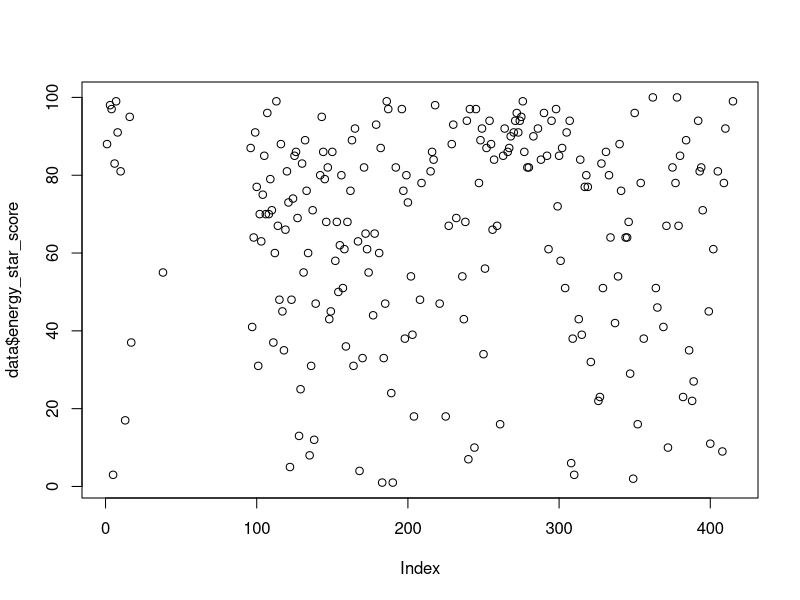
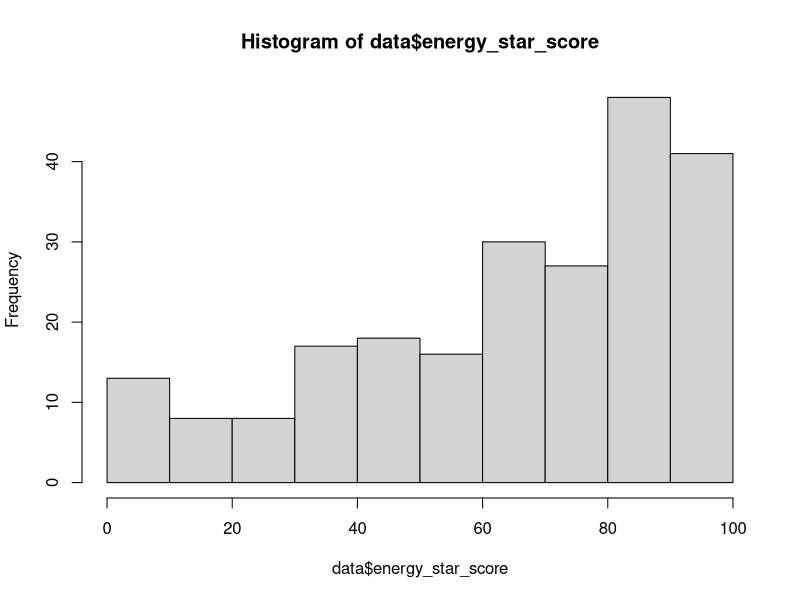
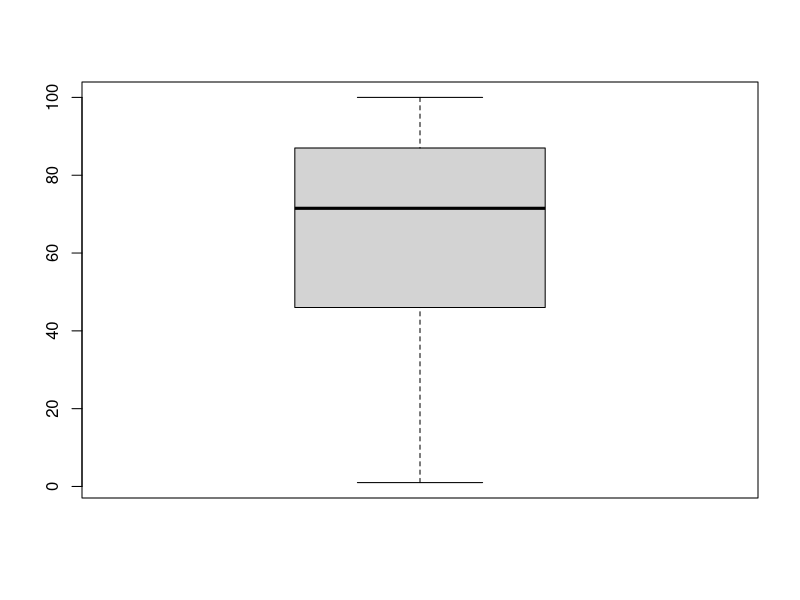
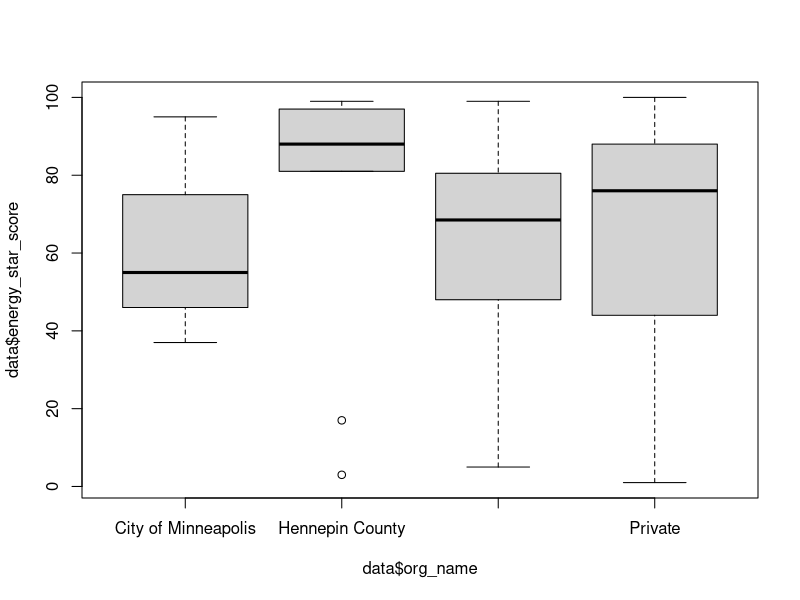
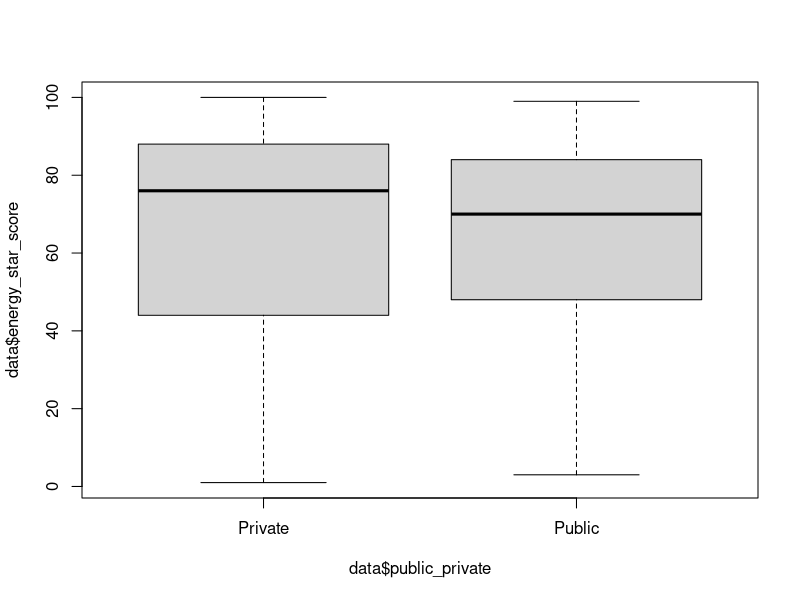

The R source for these figures, in order:
5 + 5

boringvariable <- 5

5 + boringvariable

# this is a very smart comment
boringvariable <- boringvariable * 10

# set my working directory
setwd("~/projects/TeachingRIntro50Minutes")


install.packages("ggplot2")

library(ggplot2)


y <- "Rstats"

z <- c("rstats", "perl", "bash", "python")

mtcars

cardata <- mtcars

head(cardata)

nrow(cardata)

ncol(cardata)


data <- read.csv("mpls_energy_benchmarking_2015.csv")

data <- read.csv("mpls_energy_benchmarking_2015.csv", header=TRUE)

data <- read.csv("mpls_energy_benchmarking_2015.csv", header=TRUE, na.strings=c("N/A", "Not Available", "NA", "0"))

str(data)


summary(data)

summary(data$energy_star_score)


plot(data$energy_star_score)

hist(data$energy_star_score)

boxplot(data$energy_star_score)

boxplot(data$energy_star_score ~ data$org_name)


boxplot(data$energy_star_score ~ data$public_private)
